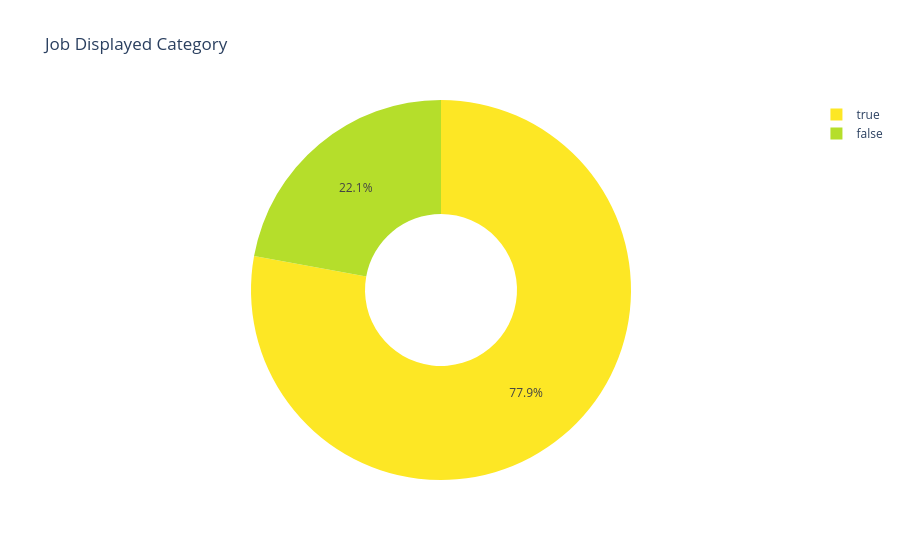

Notebook code cell kept with this figure:
### Code cell
distribution_chart.distribution_chart(
    data=job_doc["job_salary"]["displayed"],
    chart_type="pie",
    title_text="Job Displayed Category",
)

### Figure 1 — Plotly figure (JSON) as saved in the notebook; plotly's stock layout.template omitted (floating-point values rounded to 4 significant figures)
{"data": [{"hole": 0.4, "labels": [true, false], "marker": {"colors": ["#fde725", "#b5de2b", "#6ece58", "#35b779", "#1f9e89", "#26828e", "#31688e", "#3e4989", "#482878", "#440154"]}, "type": "pie", "values": [102, 29]}], "layout": {"annotations": [{"font": {"size": 20}, "showarrow": false, "text": "", "xanchor": "center", "y": 0.5}], "title": {"text": "Job Displayed Category"}}}
